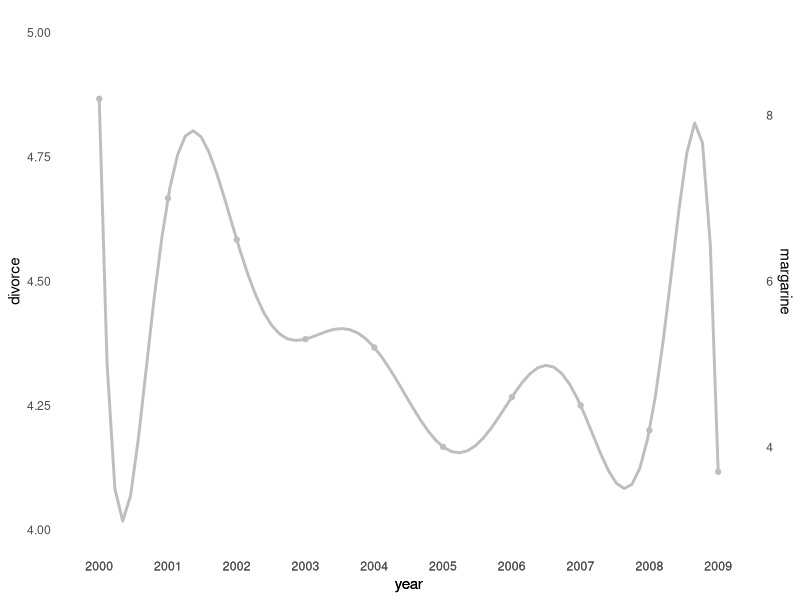

R code for this plot:
# -- original plot from Spurious Correlations

library(tidyverse)
library(dslabs)

data("divorce_margarine")
df <- divorce_margarine %>%
  rename(
    divorce = divorce_rate_maine,
    margarine = margarine_consumption_per_capita
  ) %>%
  mutate(
    divorce = divorce * 1000, # rate per thousand
    year = factor(year)
  )

# looks like the last point of the dataset is reversed

f <- function(x) {
  c = 1.3 / 4.2
  c * x
}

p1 <- ggplot(df, aes(group = 1, x = year, y = margarine)) +
  geom_point(color = "gray") +
  geom_smooth(
    method = "lm",
    formula = y ~ poly(x, 9),
    se = FALSE,
    color = "gray"
  ) +
  scale_y_continuous(limits = c(3, 9), position = "right") +
  theme_minimal() +
  theme(
    panel.grid = element_blank()
  )

p2 <- ggplot(df, aes(group = 1, x = year, y = divorce)) +
  geom_point(color = "blue") +
  geom_smooth(
    method = "lm",
    formula = y ~ poly(x, 8),
    se = FALSE,
    color = "blue"
  ) +
  scale_y_continuous(limits = c(4, 5)) +
  theme_minimal() +
  theme(
    panel.grid = element_blank()
  )

library(cowplot)

aligned_plots <- align_plots(p1, p2, align="hv", axis="tblr")
ggdraw(aligned_plots[[1]]) +
  draw_plot(aligned_plots[[2]])
